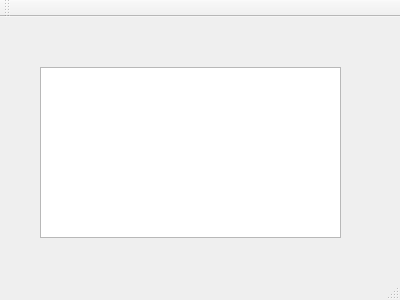
<?xml version="1.0" encoding="UTF-8"?>
<ui version="4.0">
 <class>Immo</class>
 <widget class="QMainWindow" name="Immo">
  <property name="geometry">
   <rect>
    <x>0</x>
    <y>0</y>
    <width>400</width>
    <height>300</height>
   </rect>
  </property>
  <property name="windowTitle">
   <string>Immo</string>
  </property>
  <widget class="QWidget" name="centralWidget">
   <widget class="QTextEdit" name="textEdit">
    <property name="geometry">
     <rect>
      <x>40</x>
      <y>50</y>
      <width>301</width>
      <height>171</height>
     </rect>
    </property>
   </widget>
  </widget>
  <widget class="QMenuBar" name="menuBar">
   <property name="geometry">
    <rect>
     <x>0</x>
     <y>0</y>
     <width>400</width>
     <height>25</height>
    </rect>
   </property>
  </widget>
  <widget class="QToolBar" name="mainToolBar">
   <attribute name="toolBarArea">
    <enum>TopToolBarArea</enum>
   </attribute>
   <attribute name="toolBarBreak">
    <bool>false</bool>
   </attribute>
  </widget>
  <widget class="QStatusBar" name="statusBar"/>
 </widget>
 <layoutdefault spacing="6" margin="11"/>
 <resources/>
 <connections/>
</ui>
